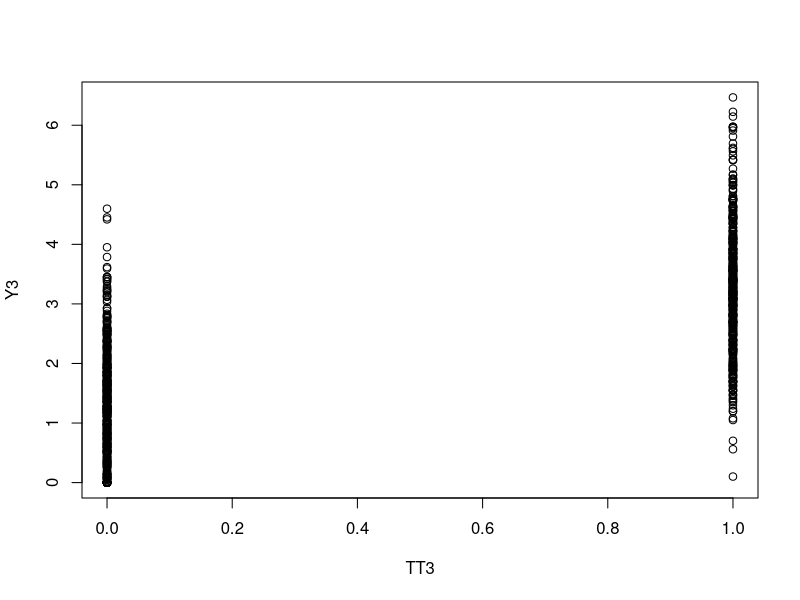
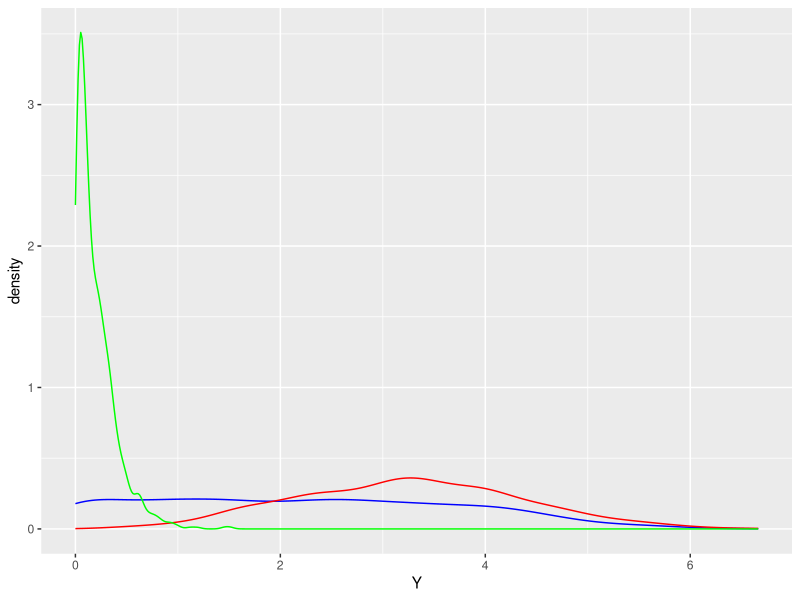
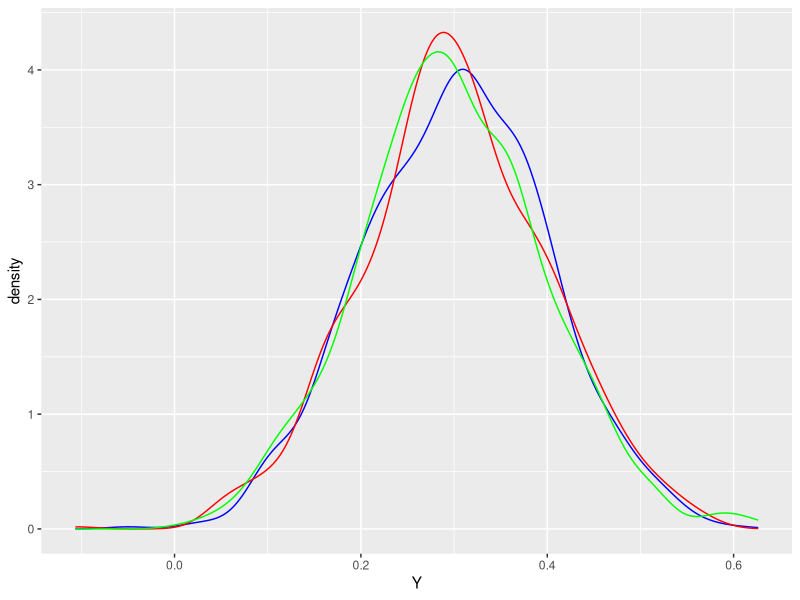
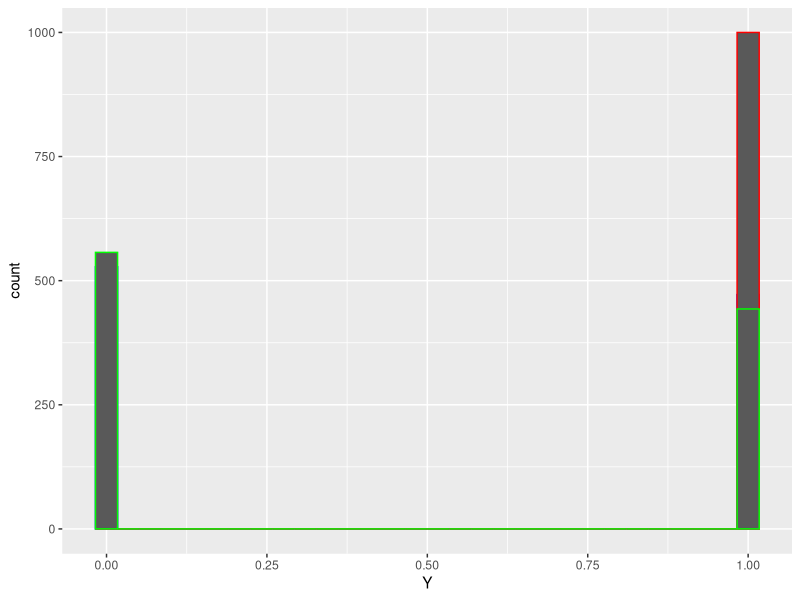
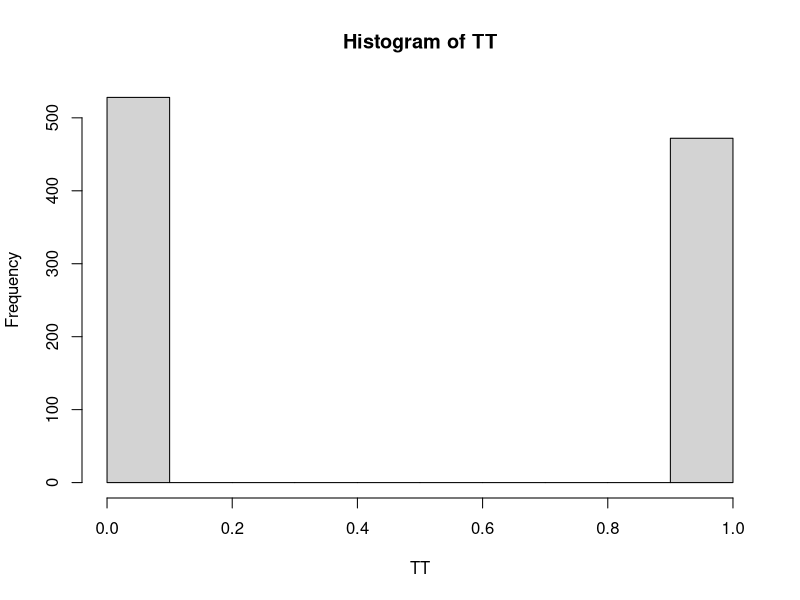
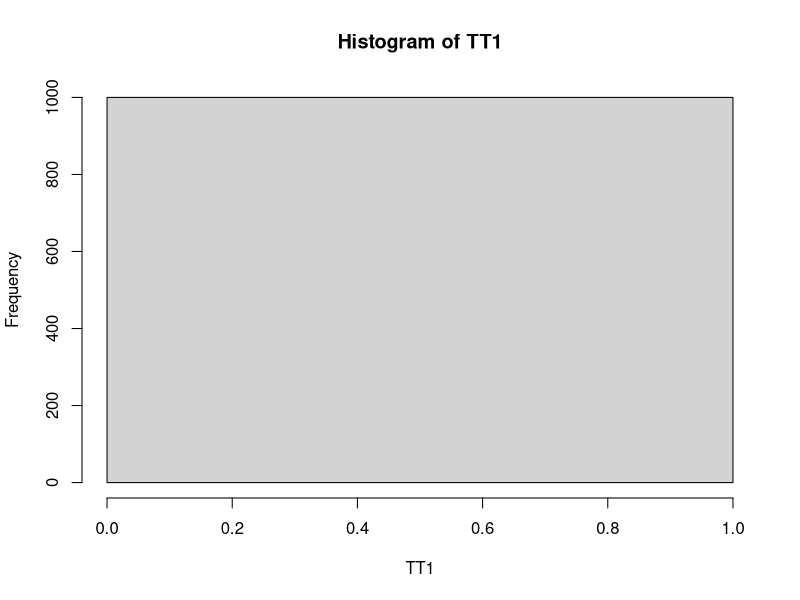
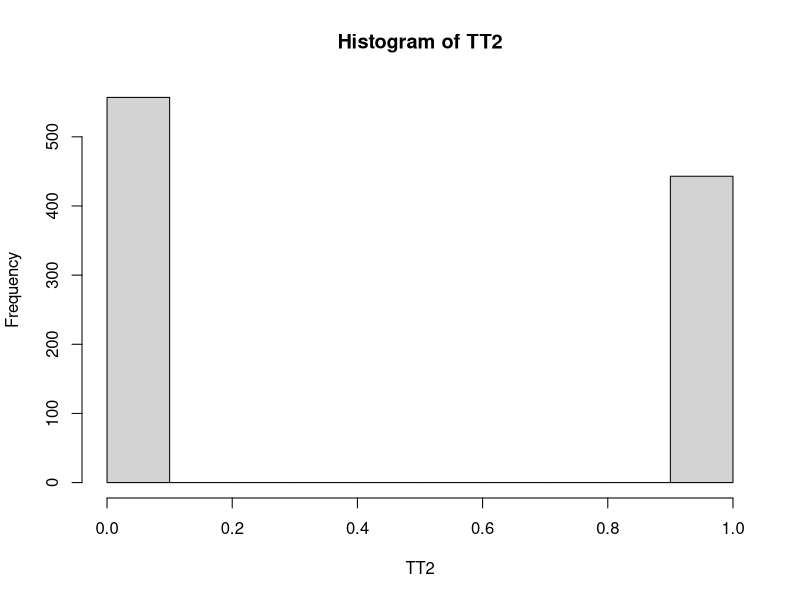

Reproduce these figures in R, in order.

n <- 1000

## original SCM
SM <- 0.3 + rnorm(n, sd = 0.1)
TS <- 25 + rnorm(n, sd = 5)
TT <- (1 + sign(1.2 + 0.08 * SM - 0.05 * TS + rnorm(n, sd = 0.1))) / 2
Y <- 2.5 + 1.5 * SM - 0.07 * TS + 2 * TT + rnorm(n, sd = 1)
Y[Y < 0] <- 0


## intervened SCM do(TT = 1)
SM1 <- 0.3 + rnorm(n, sd = 0.1)
TS1 <- 25 + rnorm(n, sd = 5)
TT1 <- rep(1, n)
Y1 <- 2.5 + 1.5 * SM1 - 0.07 * TS1 + 2 * TT1 + rnorm(n, sd = 1)
Y1[Y1 < 0] <- 0

## do(Y = rexp(rate = 5))
SM2 <- 0.3 + rnorm(n, sd = 0.1)
TS2 <- 25 + rnorm(n, sd = 5)
TT2 <- (1 + sign(1.2 + 0.08 * SM2 - 0.05 * TS2 + rnorm(n, sd = 0.1))) / 2
Y2 <- rexp(n, rate = 5)


SM3 <- 0.3 + rnorm(n, sd = 0.1)
TS3 <- 25 + rnorm(n, sd = 5)
TT3 <- sample(c(0,1), size = n , replace = TRUE)
Y3 <- 2.5 + 1.5 * SM3 - 0.07 * TS3 + 2 * TT3 + rnorm(n, sd = 1)
Y3[Y3< 0] <- 0

plot(TT3, Y3)

library(ggplot2)
ggplot(data = data.frame(Y = Y, Y1 = Y1, Y2 = Y2)) + geom_density(aes(x = Y), col = "blue")+ 
  geom_density(aes(x = Y1), col = "red") + geom_density(aes(x = Y2), col = "green")


ggplot(data = data.frame(Y = SM, Y1 = SM1, Y2 = SM2)) + geom_density(aes(x = Y), col = "blue")+ 
  geom_density(aes(x = Y1), col = "red") + geom_density(aes(x = Y2), col = "green")


ggplot(data = data.frame(Y = TT, Y1 = TT1, Y2 = TT2)) + geom_histogram(aes(x = Y), col = "blue")+ 
  geom_histogram(aes(x = Y1), col = "red") + geom_histogram(aes(x = Y2), col = "green")


hist(TT)

hist(TT1)

hist(TT2)
